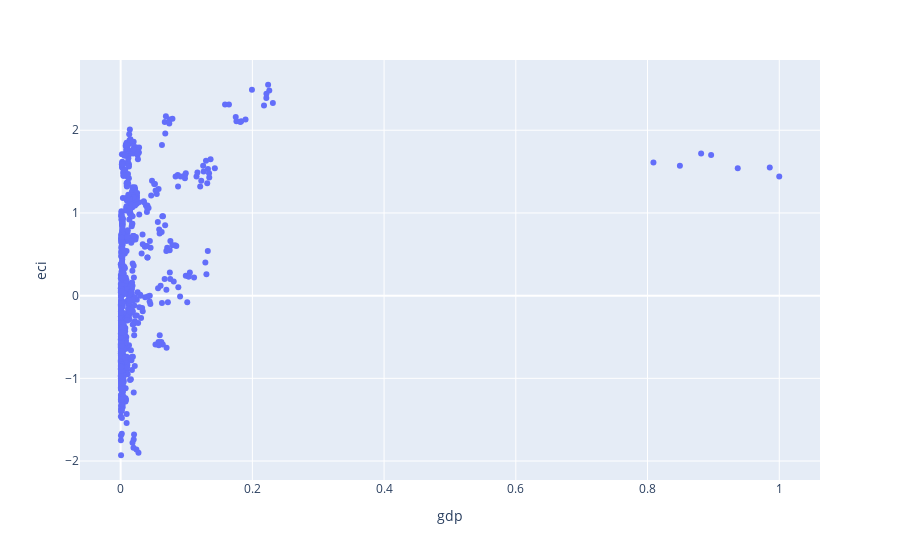

The notebook cell saved with this chart:
### Code cell
fig = px.scatter(df, x='gdp', y='eci') 
fig.show()

### Figure 1 — Plotly figure (JSON) as saved in the notebook; plotly's stock layout.template omitted (floating-point values rounded to 4 significant figures; data arrays with more than 128 entries replaced by an {"elided": "..."} marker saying what was removed)
{"data": [{"hovertemplate": "gdp=%{x}<br>eci=%{y}<extra></extra>", "legendgroup": "", "marker": {"color": "#636efa", "symbol": "circle"}, "mode": "markers", "name": "", "orientation": "v", "showlegend": false, "type": "scatter", "x": {"elided": "796 float values"}, "xaxis": "x", "y": {"elided": "796 float values"}, "yaxis": "y"}], "layout": {"autosize": true, "legend": {"tracegroupgap": 0}, "margin": {"t": 60}, "xaxis": {"anchor": "y", "autorange": true, "domain": [0, 1], "range": [-0.06033, 1.06], "title": {"text": "gdp"}, "type": "linear"}, "yaxis": {"anchor": "x", "autorange": true, "domain": [0, 1], "range": [-2.277, 2.897], "title": {"text": "eci"}, "type": "linear"}}}
